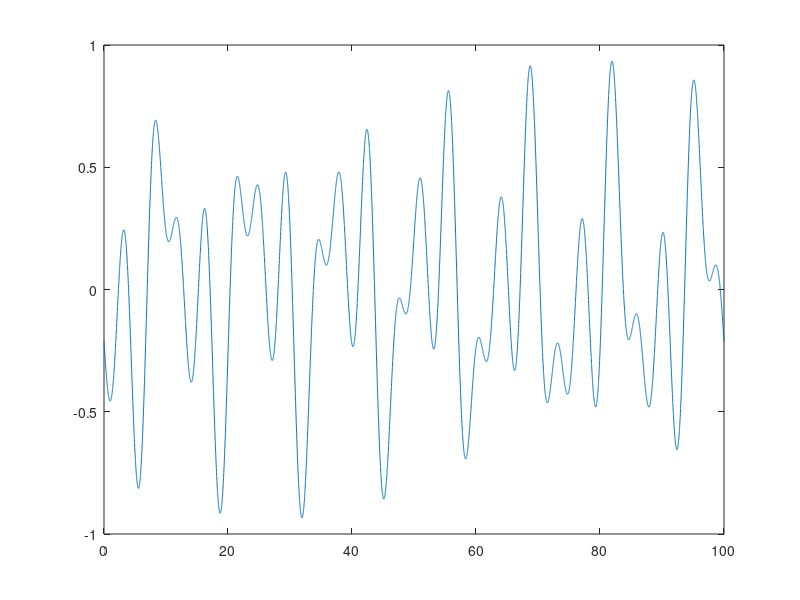

Write the MATLAB code that produced this figure.
% Plot a sum of sine waves, using the frequencies from Strayer & Johnston's
% (2001) simulated-driving pursuit task and with random phase offsets.
% 
% A sine wave is basically sin(2 * pi * (omega * x + phi)), where omega is
% the frequency in Hz, phi is the phase offset, and x is the times, in
% seconds, at which the sine wave is sampled.  This code computes several
% sine waves with different frequencies and random phase offsets, then
% averages them.

rate = 100; % sampling rate in Hz
dur = 100; % duration in seconds
omega = [.07, .15, .23]; % frequency in Hz
phi = rand(1, numel(omega)); % offset in cycles; range = [0, 1)

% compute time samples
x = (0:rate*dur) ./ rate;

% compute average sine wave
y = mean(sin(2 .* pi .* (repmat(omega', 1, numel(x)) .* ...
                         repmat(x, numel(omega), 1) + ...
                         repmat(phi', 1, numel(x)))));

plot(x, y);
